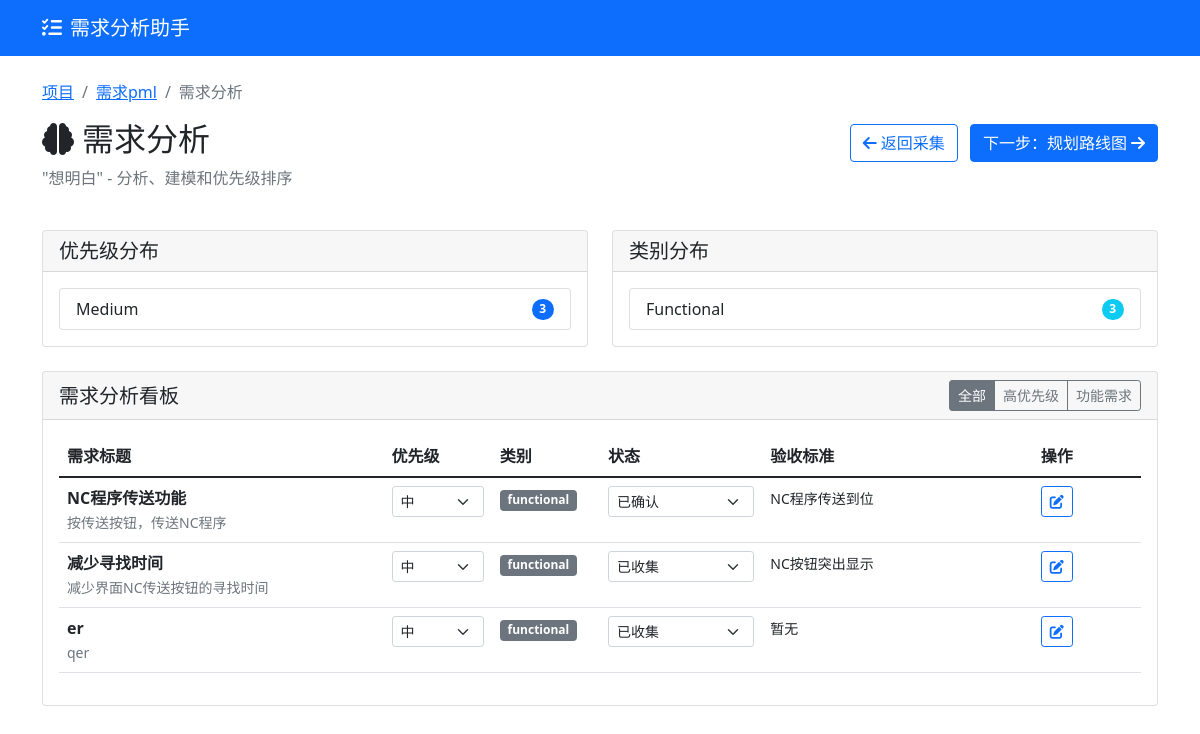
The app's page /project/1/analysis, older data.
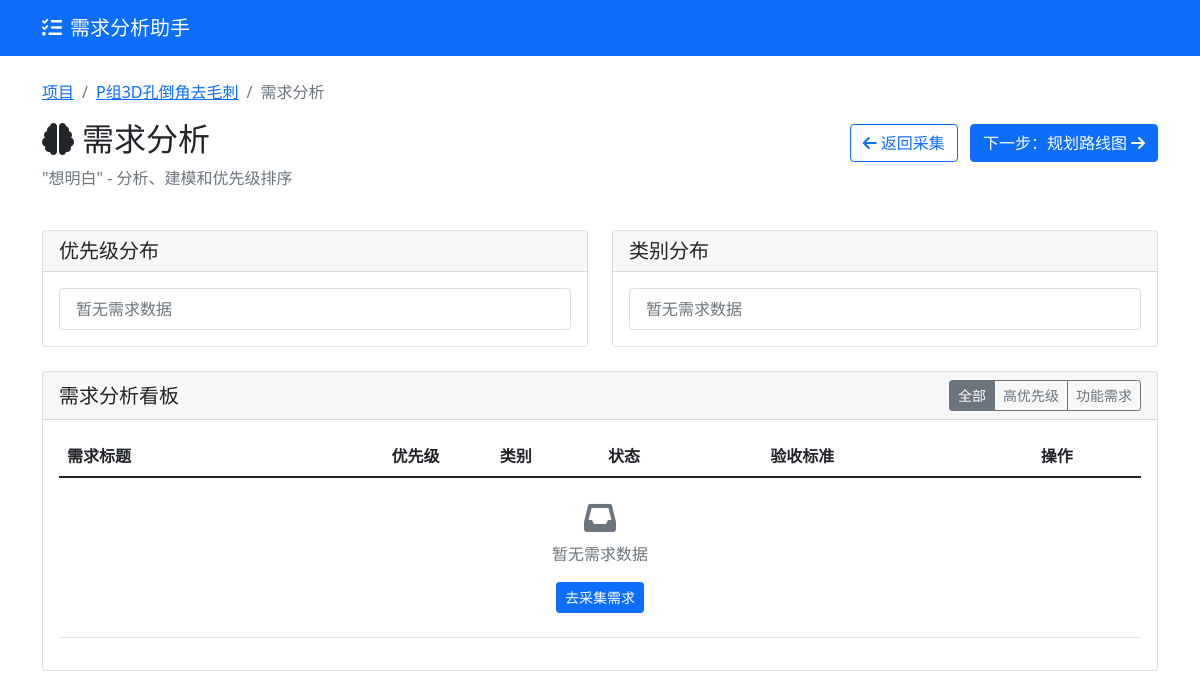
The same page, newer data.
### models.py (models this page shows)
class Project(db.Model):
    __tablename__ = 'projects'
    id = db.Column(db.Integer, primary_key=True)
    name = db.Column(db.String(100), nullable=False)
    description = db.Column(db.Text)
    created_at = db.Column(db.DateTime, default=datetime.utcnow)
    updated_at = db.Column(db.DateTime, default=datetime.utcnow, onupdate=datetime.utcnow)
    stakeholders = db.relationship('Stakeholder', backref='project', lazy=True, cascade='all, delete-orphan')
    requirements = db.relationship('Requirement', backref='project', lazy=True, cascade='all, delete-orphan')
    milestones = db.relationship('Milestone', backref='project', lazy=True, cascade='all, delete-orphan')

class Requirement(db.Model):
    __tablename__ = 'requirements'
    id = db.Column(db.Integer, primary_key=True)
    project_id = db.Column(db.Integer, db.ForeignKey('projects.id'), nullable=False)
    title = db.Column(db.String(200), nullable=False)
    description = db.Column(db.Text)
    source = db.Column(db.String(100))  # 需求来源
    category = db.Column(db.String(50))  # 需求类别
    priority = db.Column(db.String(20), default='medium')  # low, medium, high, critical
    status = db.Column(db.String(20), default='collected')  # collected, analyzing, confirmed, rejected, completed
    acceptance_criteria = db.Column(db.Text)  # 验收标准
    created_at = db.Column(db.DateTime, default=datetime.utcnow)
    updated_at = db.Column(db.DateTime, default=datetime.utcnow, onupdate=datetime.utcnow)
    estimated_business_value = db.Column(db.Integer, default=5)  # 预估业务价值 (1-10)
    estimated_user_value = db.Column(db.Integer, default=5)      # 预估用户价值 (1-10)
    estimated_technical_value = db.Column(db.Integer, default=5) # 预估技术价值 (1-10)
    estimated_effort = db.Column(db.Integer, default=5)          # 预估工作量 (1-10)
    estimated_roi = db.Column(db.Float, default=0.0)             # 预估ROI
    actual_business_value = db.Column(db.Integer, default=0)     # 实际业务价值 (1-10)
    actual_user_value = db.Column(db.Integer, default=0)         # 实际用户价值 (1-10)
    actual_technical_value = db.Column(db.Integer, default=0)    # 实际技术价值 (1-10)
    actual_effort = db.Column(db.Integer, default=0)             # 实际工作量 (1-10)
    actual_roi = db.Column(db.Float, default=0.0)                # 实际ROI
    value_assessor = db.Column(db.String(100))                   # 价值评估人
    value_assessment_date = db.Column(db.DateTime)               # 价值评估日期
    actual_value_assessor = db.Column(db.String(100))            # 实际价值评估人
    actual_value_assessment_date = db.Column(db.DateTime)        # 实际价值评估日期

### app.py (the view)
@app.route('/project/<int:project_id>/analysis')
def requirement_analysis(project_id):
    project = Project.query.get_or_404(project_id)
    requirements = Requirement.query.filter_by(project_id=project_id).all()
    priority_stats = {}
    category_stats = {}
    for req in requirements:
        priority_stats[req.priority] = priority_stats.get(req.priority, 0) + 1
        category_stats[req.category] = category_stats.get(req.category, 0) + 1
    response = make_response(render_template('requirement_analysis.html',
                          project=project,
                          requirements=requirements,
                          priority_stats=priority_stats,
                          category_stats=category_stats))
    return response

### app.py (called while the page is built)
@app.after_request
def after_request(response):
    response.headers["Cache-Control"] = "no-cache, no-store, must-revalidate"
    response.headers["Pragma"] = "no-cache"
    response.headers["Expires"] = "0"
    return response

### templates/requirement_analysis.html (shortened to what this page needs)
{% extends "base.html" %}
{% block content %}
<div class="row mb-4">
    <div class="col-12">
        <nav aria-label="breadcrumb">
            <ol class="breadcrumb">
                <li class="breadcrumb-item"><a href="{{ url_for('index') }}">项目</a></li>
                <li class="breadcrumb-item"><a href="{{ url_for('project_detail', project_id=project.id) }}">{{ project.name }}</a></li>
                <li class="breadcrumb-item active">需求分析</li>
            </ol>
        </nav>
        <div class="d-flex justify-content-between align-items-center">
            <h2><i class="fas fa-brain me-2"></i>需求分析</h2>
            <div>
                <a href="{{ url_for('requirement_collection', project_id=project.id) }}" class="btn btn-outline-primary me-2">
                    <i class="fas fa-arrow-left me-1"></i>返回采集
                </a>
                <a href="{{ url_for('roadmap_planning', project_id=project.id) }}" class="btn btn-primary">
                    下一步：规划路线图<i class="fas fa-arrow-right ms-1"></i>
                </a>
            </div>
        </div>
        <p class="text-muted">"想明白" - 分析、建模和优先级排序</p>
    </div>
</div>
<div class="row mb-4">
    <div class="col-md-6">
        <div class="card">
            <div class="card-header">
                <h5 class="mb-0">优先级分布</h5>
            </div>
            <div class="card-body">
                <ul class="list-group">
                    {% for priority, count in priority_stats.items() %}
                    <li class="list-group-item d-flex justify-content-between align-items-center">
                        {{ priority|title }}
                        <span class="badge bg-primary rounded-pill">{{ count }}</span>
                    </li>
                    {% else %}
                    <li class="list-group-item text-muted">暂无需求数据</li>
                    {% endfor %}
                </ul>
            </div>
        </div>
    </div>
    <div class="col-md-6">
        <div class="card">
            <div class="card-header">
                <h5 class="mb-0">类别分布</h5>
            </div>
            <div class="card-body">
                <ul class="list-group">
                    {% for category, count in category_stats.items() %}
                    <li class="list-group-item d-flex justify-content-between align-items-center">
                        {{ category|title }}
                        <span class="badge bg-info rounded-pill">{{ count }}</span>
                    </li>
                    {% else %}
                    <li class="list-group-item text-muted">暂无需求数据</li>
                    {% endfor %}
                </ul>
            </div>
        </div>
    </div>
</div>
<div class="row">
    <div class="col-12">
        <div class="card">
            <div class="card-header d-flex justify-content-between align-items-center">
                <h5 class="mb-0">需求分析看板</h5>
                <div class="btn-group">
                    <button class="btn btn-sm btn-outline-secondary active" onclick="filterRequirements('all')">全部</button>
                    <button class="btn btn-sm btn-outline-secondary" onclick="filterRequirements('high')">高优先级</button>
                    <button class="btn btn-sm btn-outline-secondary" onclick="filterRequirements('functional')">功能需求</button>
                </div>
            </div>
            <div class="card-body">
                <div class="table-responsive">
                    <table class="table table-hover">
                        <thead>
                            <tr>
                                <th width="30%">需求标题</th>
                                <th width="10%">优先级</th>
                                <th width="10%">类别</th>
                                <th width="15%">状态</th>
                                <th width="25%">验收标准</th>
                                <th width="10%">操作</th>
                            </tr>
                        </thead>
                        <tbody id="requirementsBody">
                            {% for requirement in requirements %}
                            <tr class="requirement-row" data-priority="{{ requirement.priority }}" data-category="{{ requirement.category }}">
                                <td>
                                    <strong>{{ requirement.title }}</strong>
                                    <br>
                                    <small class="text-muted">{{ requirement.description[:100] }}{% if requirement.description|length > 100 %}...{% endif %}</small>
                                </td>
                                <td>
                                    <select class="form-select form-select-sm" onchange="updateRequirementPriority({{ requirement.id }}, this.value)">
                                        <option value="medium" {% if requirement.priority == 'medium' %}selected{% endif %}>中</option>
                                    </select>
                                </td>
                                <td>
                                    <span class="badge bg-secondary">{{ requirement.category }}</span>
                                </td>
                                <td>
                                    <select class="form-select form-select-sm" onchange="updateRequirementStatus({{ requirement.id }}, this.value)">
                                        <option value="collected" {% if requirement.status == 'collected' %}selected{% endif %}>已收集</option>
                                        <option value="confirmed" {% if requirement.status == 'confirmed' %}selected{% endif %}>已确认</option>
                                    </select>
                                </td>
                                <td>
                                    <small>{{ requirement.acceptance_criteria[:80] or '暂无' }}{% if requirement.acceptance_criteria and requirement.acceptance_criteria|length > 80 %}...{% endif %}</small>
                                </td>
                                <td>
                                    <button class="btn btn-sm btn-outline-primary" onclick="viewRequirement({{ requirement.id }})">
                                        <i class="fas fa-edit"></i>
                                    </button>
                                </td>
                            </tr>
                            {% else %}
                            <tr>
                                <td colspan="6" class="text-center text-muted py-4">
                                    <i class="fas fa-inbox fa-2x mb-2"></i>
                                    <p>暂无需求数据</p>
                                    <a href="{{ url_for('requirement_collection', project_id=project.id) }}" class="btn btn-sm btn-primary">
                                        去采集需求
                                    </a>
                                </td>
                            </tr>
                            {% endfor %}
                        </tbody>
                    </table>
                </div>
            </div>
        </div>
    </div>
</div>
{% endblock %}

### templates/base.html (shortened to what this page needs)
<!DOCTYPE html>
<html lang="zh-CN">
<head>
    <link href="https://cdn.jsdelivr.net/npm/bootstrap@5.1.3/dist/css/bootstrap.min.css" rel="stylesheet">
    <link href="https://cdnjs.cloudflare.com/ajax/libs/font-awesome/6.0.0/css/all.min.css" rel="stylesheet">
    <link href="{{ url_for('static', filename='css/style.css') }}" rel="stylesheet">
</head>
<body>
    <nav class="navbar navbar-expand-lg navbar-dark bg-primary">
        <div class="container">
            <a class="navbar-brand" href="{{ url_for('index') }}">
                <i class="fas fa-tasks me-2"></i>需求分析助手
            </a>
        </div>
    </nav>
    <div class="container mt-4">
        {% block content %}{% endblock %}
    </div>
</body>
</html>

Row changes from the older to the newer data that the page shows:
removed Requirement: priority "Medium", count "3", category "Functional", title "NC程序传送功能", description "按传送按钮，传送NC程序", priority+id "中", category "functional", status+id "已确认", acceptance_criteria "NC程序传送到位"
removed Requirement: title "减少寻找时间", description "减少界面NC传送按钮的寻找时间", priority+id "中", category "functional", status+id "已收集", acceptance_criteria "NC按钮突出显示", shown under "需求分析看板"
removed Requirement: title "er", description "qer", priority+id "中", category "functional", status+id "已收集", acceptance_criteria "暂无", shown under "需求分析看板"
changed Project: name "需求pml" → "P组3D孔倒角去毛刺"
Text that changed along with them:
text now shown: "暂无需求数据 暂无需求数据 暂无需求数据 去采集需求"
